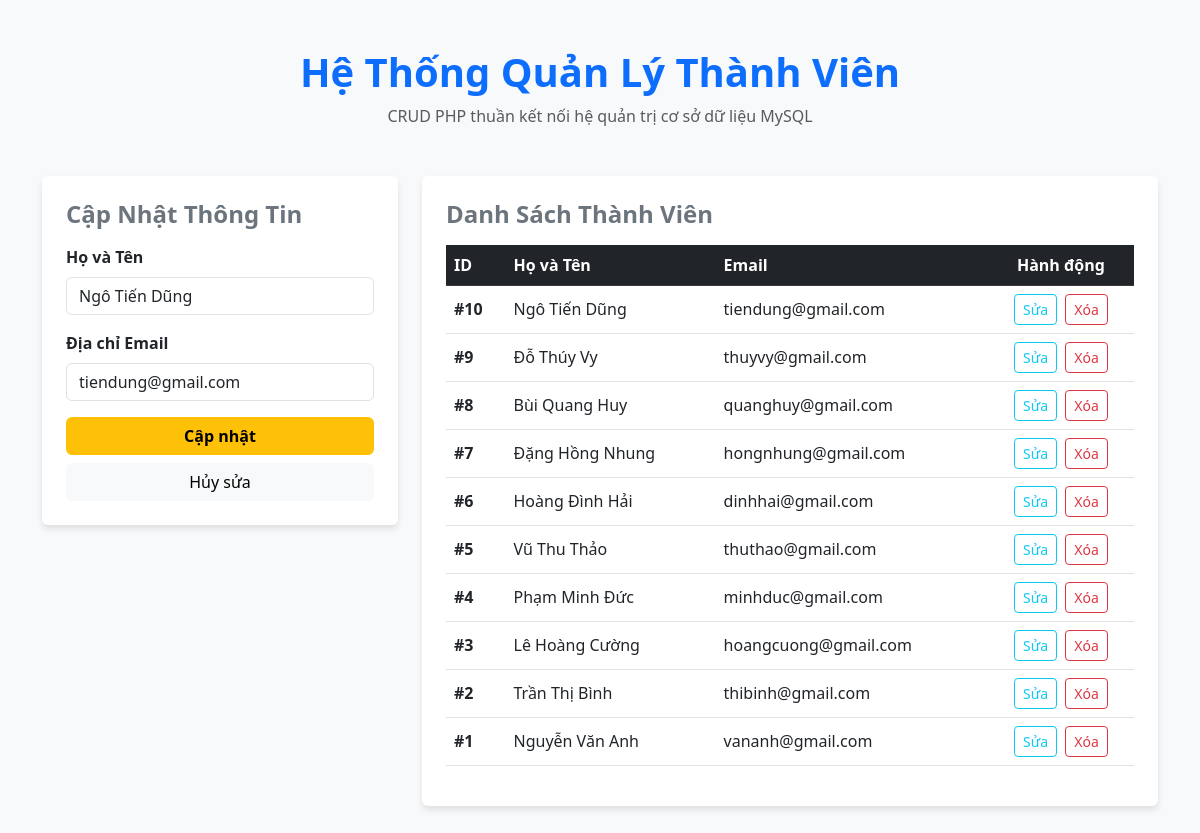
The page /index.php?edit=10 on the database its author committed.
### tables this page shows
CREATE TABLE `users` (
  `id` int(11) NOT NULL,
  `name` varchar(100) NOT NULL,
  `email` varchar(100) NOT NULL,
  `created_at` timestamp NOT NULL DEFAULT current_timestamp()
);

### index.php (the view, shortened to what this page needs)
<?php
include 'config.php';
$edit_user = null;
if (isset($_GET['edit'])) {
    $id = intval($_GET['edit']);
    $result = $conn->query("SELECT * FROM users WHERE id = $id");
    if ($result->num_rows > 0) {
        $edit_user = $result->fetch_assoc();
    }
}
$users = $conn->query("SELECT * FROM users ORDER BY id DESC");
?>
<!DOCTYPE html>
<html lang="vi">
<head>
    <link href="https://cdn.jsdelivr.net/npm/bootstrap@5.3.0/dist/css/bootstrap.min.css" rel="stylesheet">
</head>
<body>
<div class="container py-5">
    <div class="text-center mb-5">
        <h1 class="fw-bold text-primary">Hệ Thống Quản Lý Thành Viên</h1>
        <p class="text-muted">CRUD PHP thuần kết nối hệ quản trị cơ sở dữ liệu MySQL</p>
    </div>
    <div class="row g-4">
        <div class="col-md-4">
            <div class="card p-4">
                <h4 class="mb-3 fw-bold text-secondary">
                    <?php echo $edit_user ? "Cập Nhật Thông Tin" : "Thêm Thành Viên Mới"; ?>
                </h4>
                <form method="POST" action="index.php">
                    <div class="mb-3">
                        <label class="form-label fw-semibold">Họ và Tên</label>
                        <input type="text" name="name" class="form-control" placeholder="Nhập tên..." required
                               value="<?php echo $edit_user ? htmlspecialchars($edit_user['name']) : ''; ?>">
                    </div>
                    <div class="mb-3">
                        <label class="form-label fw-semibold">Địa chỉ Email</label>
                        <input type="email" name="email" class="form-control" placeholder="name@example.com" required
                               value="<?php echo $edit_user ? htmlspecialchars($edit_user['email']) : ''; ?>">
                    </div>
                    <button type="submit" class="btn <?php echo $edit_user ? 'btn-warning' : 'btn-primary'; ?> w-100 fw-bold">
                        <?php echo $edit_user ? "Cập nhật" : "Thêm ngay"; ?>
                    </button>
                    <?php if ($edit_user): ?>
                        <a href="index.php" class="btn btn-light w-100 mt-2 text-decoration-none">Hủy sửa</a>
                    <?php endif; ?>
                </form>
            </div>
        </div>
        <div class="col-md-8">
            <div class="card p-4">
                <h4 class="mb-3 fw-bold text-secondary">Danh Sách Thành Viên</h4>
                <div class="table-responsive">
                    <table class="table table-hover align-middle">
                        <thead class="table-dark">
                            <tr>
                                <th>ID</th>
                                <th>Họ và Tên</th>
                                <th>Email</th>
                                <th class="text-center">Hành động</th>
                            </tr>
                        </thead>
                        <tbody>
                            <?php if ($users->num_rows > 0): ?>
                                <?php while($row = $users->fetch_assoc()): ?>
                                    <tr>
                                        <td><strong>#<?php echo $row['id']; ?></strong></td>
                                        <td><?php echo htmlspecialchars($row['name']); ?></td>
                                        <td><?php echo htmlspecialchars($row['email']); ?></td>
                                        <td class="text-center">
                                            <a href="index.php?edit=<?php echo $row['id']; ?>" class="btn btn-sm btn-outline-info me-1">Sửa</a>
                                            <a href="index.php?delete=<?php echo $row['id']; ?>" class="btn btn-sm btn-outline-danger"
                                               onclick="return confirm('Bạn có chắc chắn muốn xóa thành viên này?')">Xóa</a>
                                        </td>
                                    </tr>
                                <?php endwhile; ?>
                            <?php else: ?>
                                <tr>
                                    <td colspan="4" class="text-center text-muted py-3">Chưa có thành viên nào trong danh sách.</td>
                                </tr>
                            <?php endif; ?>
                        </tbody>
                    </table>
                </div>
            </div>
        </div>
    </div>
</div>
</body>
</html>

### index.php (style rules this page uses)
body { background-color: #f8f9fa; font-family: 'Segoe UI', Tahoma, Geneva, Verdana, sans-serif; }
.card { border: none; box-shadow: 0 4px 6px rgba(0,0,0,0.1); }

### rows shown on the page
users: name "Ngô Tiến Dũng", email "tiendung@gmail.com", id "10"
users: id "9", name "Đỗ Thúy Vy", email "thuyvy@gmail.com"
users: id "8", name "Bùi Quang Huy", email "quanghuy@gmail.com"
users: id "7", name "Đặng Hồng Nhung", email "hongnhung@gmail.com"
users: id "6", name "Hoàng Đình Hải", email "dinhhai@gmail.com"
users: id "5", name "Vũ Thu Thảo", email "thuthao@gmail.com"
users: id "4", name "Phạm Minh Đức", email "minhduc@gmail.com"
users: id "3", name "Lê Hoàng Cường", email "hoangcuong@gmail.com"
users: id "2", name "Trần Thị Bình", email "thibinh@gmail.com"
users: id "1", name "Nguyễn Văn Anh", email "vananh@gmail.com"
